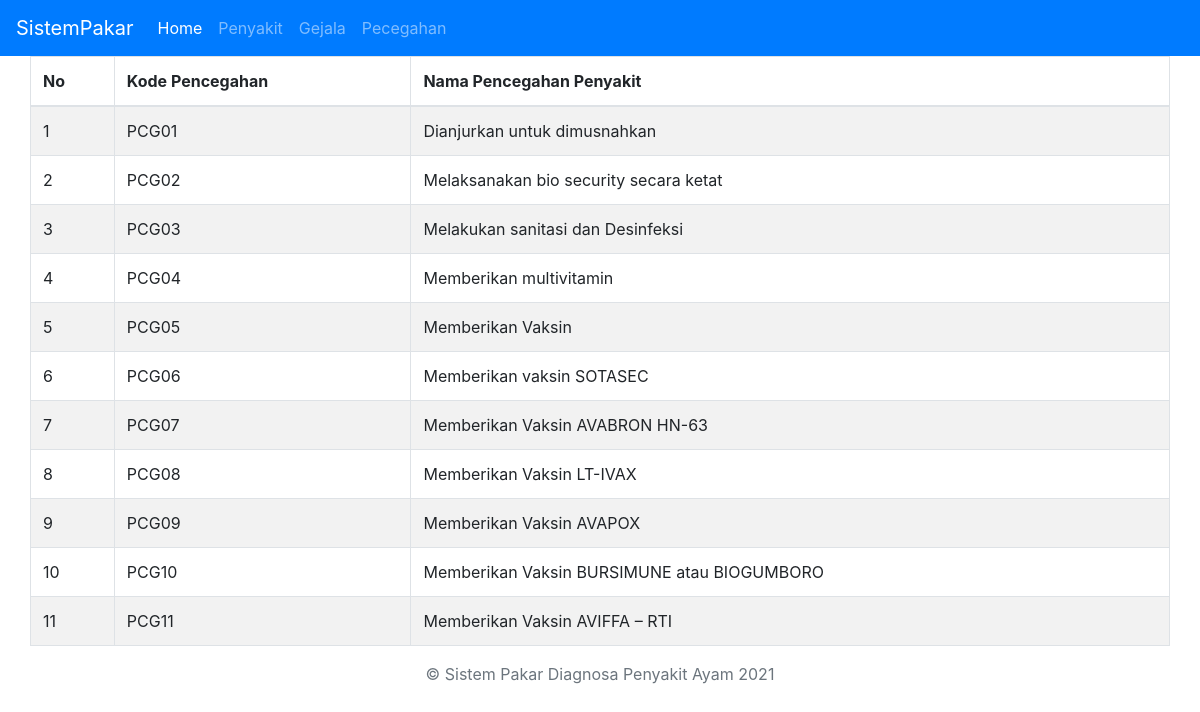
Before: /public/pencegahan.php with the older database file.
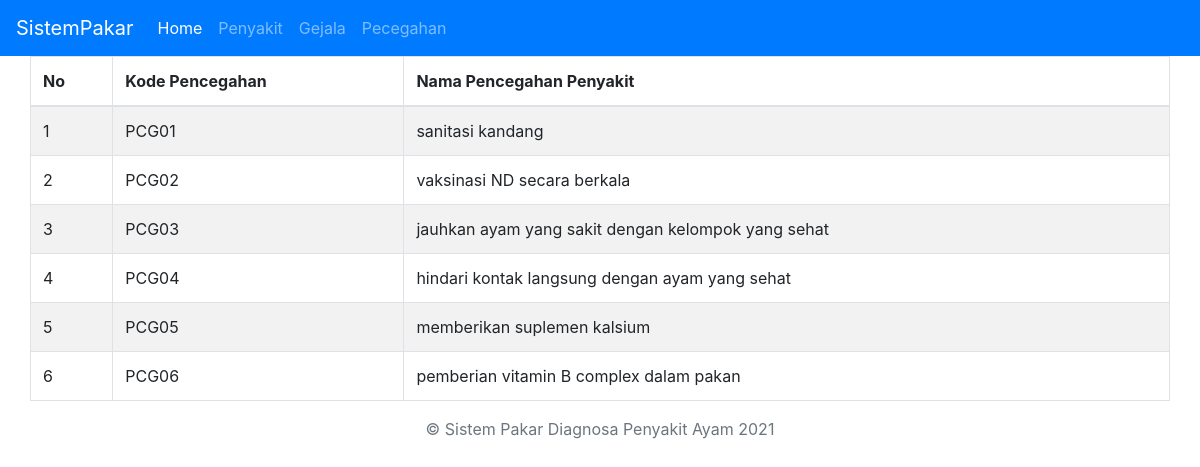
After: the same page with the newer database file.
### tables this page shows
CREATE TABLE `tb_pencegahan` (
  `kode` varchar(6) NOT NULL,
  `keterangan` text NOT NULL
);

### includes/function_database.php (called while the page is built, shortened)
<?php
	function getAllPencegahan() {
		include 'mysqli_connect.php';
		try {
			$stmt = $mysqli->prepare('SELECT * FROM `'.PENCEGAHAN_TABLE.'`');
			$stmt->execute();
			$hasil = $stmt->get_result()->fetch_all(MYSQLI_ASSOC);
			return $hasil;
		} catch (Exception $e) {
			error_log($e->getMessage());
			exit('Gagal mengambil data pencegahan dari database');
		}
	}

### public/pencegahan.php (the view, shortened to what this page needs)
<?php
include '../includes/function_database.php';
$daftarPencegahan = getAllPencegahan();
include '../templates/header.php';
?>
</head>
<body>
	<?php include '../templates/nav.php'; ?>
	<div class="container">
		<div class="row">
			<table class="table table-striped table-bordered">
				<thead>
					<tr>
						<th>No</th>
						<th>Kode Pencegahan</th>
						<th>Nama Pencegahan Penyakit</th>
					</tr>
				</thead>
				<?php if(isset($daftarPencegahan)): ?>
					<tbody>
						<?php $i=1; foreach($daftarPencegahan as $pencegahan): ?>
						<tr>
							<td><?= $i++ ?></td>
							<td><?= $pencegahan[PENCEGAHAN_KODE] ?></td>
							<td><?= $pencegahan[PENCEGAHAN_NAMA] ?></td>
						</tr>
					<?php endforeach ?>
				</tbody>
			<?php endif ?>
		</table>
	</div>
</div>
<?php include '../templates/footer.php' ?>

### templates/header.php (shortened to what this page needs)
<!DOCTYPE html>
<html>
<head>
	<link rel="stylesheet" type="text/css" href="../public/css/bootstrap.min.css">
	<link rel="stylesheet" type="text/css" href="../public/css/custom.css">

### templates/nav.php (shortened to what this page needs)
<nav class="navbar navbar-expand-lg navbar-dark bg-primary">
	<a class="navbar-brand" href="#">SistemPakar</a>
	<div class="collapse navbar-collapse" id="navbarNavAltMarkup">
		<div class="navbar-nav">
			<a class="nav-link active" href="/sistempakar/public">Home</a>
			<a class="nav-link" href="/sistempakar/public/penyakit.php">Penyakit</a>
			<a class="nav-link" href="/sistempakar/public/gejala.php">Gejala</a>
			<a class="nav-link" href="/sistempakar/public/pencegahan.php">Pecegahan</a>
		</div>
	</div>
</nav>

### templates/footer.php (shortened to what this page needs)
	<footer class="footer navbar-fixed-bottom">
		<div class="container text-center">
			<span class="text-muted">&copy; Sistem Pakar Diagnosa Penyakit Ayam <?= date('Y') ?></span>
		</div>
	</footer>
</body>
</html>

Changed rows visible on the page:
removed tb_pencegahan: kode "PCG07", keterangan "Memberikan Vaksin AVABRON HN-63"
removed tb_pencegahan: kode "PCG08", keterangan "Memberikan Vaksin LT-IVAX"
removed tb_pencegahan: kode "PCG09", keterangan "Memberikan Vaksin AVAPOX"
removed tb_pencegahan: kode "PCG10", keterangan "Memberikan Vaksin BURSIMUNE atau BIOGUMBORO"
removed tb_pencegahan: kode "PCG11", keterangan "Memberikan Vaksin AVIFFA – RTI"
changed tb_pencegahan "PCG01": keterangan "Dianjurkan untuk dimusnahkan" → "sanitasi kandang"
changed tb_pencegahan "PCG02": keterangan "Melaksanakan bio security secara ketat" → "vaksinasi ND secara berkala"
changed tb_pencegahan "PCG03": keterangan "Melakukan sanitasi dan Desinfeksi" → "jauhkan ayam yang sakit dengan kelompok yang sehat"
changed tb_pencegahan "PCG04": keterangan "Memberikan multivitamin" → "hindari kontak langsung dengan ayam yang sehat"
changed tb_pencegahan "PCG05": keterangan "Memberikan Vaksin" → "memberikan suplemen kalsium"
changed tb_pencegahan "PCG06": keterangan "Memberikan vaksin SOTASEC" → "pemberian vitamin B complex dalam pakan"
